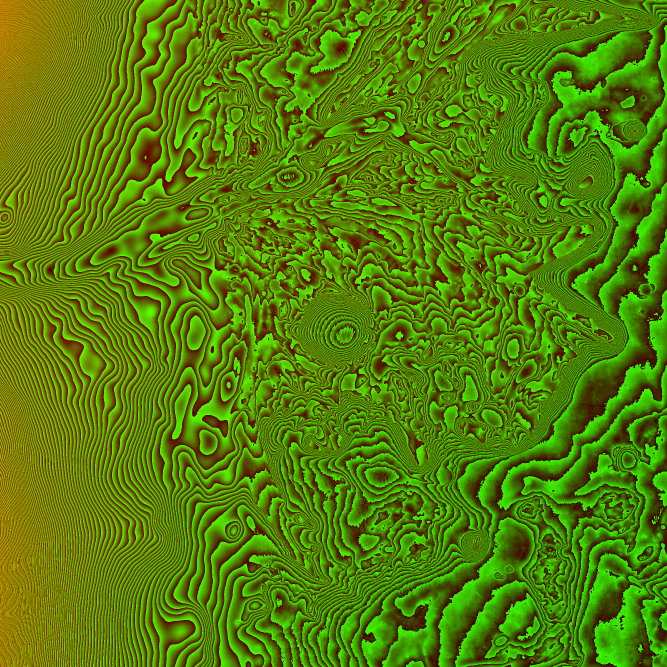
#> input picture rover/dtm/belva_area_4m.png, 2000 x 2000 px, given in place of belva_area_4m.png_site_1m.png, which was not available (shown at 1/3 size)
$ python deshade.py ../../rover/dtm/belva_area_4m.png
#> lines starting #> are read from the running program, lines starting #| are printed output that depends on the picture; pictures that were not available may be replaced by others from this repository, and a replacement may not be noted
# Take the sunlight out of the rover levels' HiRISE pictures.
#
#   python3 src/jezero-crater/deshade.py y2022 y2023 ...      (after site.py; run once per fresh picture)
#
# An orbital picture is the ground's colour times the light of the afternoon it was taken:
# the sunward side of every ripple and dune is bright and the far side dark. The game lights
# its own relief with its own Sun, so the baked-in shading reads as dark smears painted on
# the ground, in places where the game's light does not put them. Here the shading is fitted
# from the elevation (brightness against east and south slope, on detail finer than ~40 m so
# real light and dark ground does not skew it) and divided out, leaving the albedo: dark sand,
# pale bedrock. Writes rover/img/NAME_hr.jpg and NAME_area.jpg in place; the originals come
# from site.py.
import sys
import numpy as np
from PIL import Image
from scipy import ndimage

def load_dtm(path):
  d = np.asarray(Image.open(path).convert('RGB'), np.float64)
  return (d[..., 0] * 256 + d[..., 1]) / 50 - 300

def heights(site, area, X, Z):                  # as dtmRaw in terrain.js, landing frame, metres of Mars
  far = ndimage.map_coordinates(area, [(Z + 4000) / 4 - .5, (X + 4000) / 4 - .5], order=1, mode='nearest')
  m = np.maximum(np.abs(X), np.abs(Z))
  near = ndimage.map_coordinates(site, [Z + 599.5, X + 599.5], order=1, mode='nearest')
  t = np.clip((m - 540) / 58, 0, 1); t = t * t * (3 - 2 * t)
  return np.where(m >= 598, far, near + (far - near) * t)

def deshade(path, site, area, px):
  img = np.asarray(Image.open(path).convert('RGB'), np.float64)
  n = img.shape[0]
  c = (np.arange(n) - (n - 1) / 2) * px
  X, Z = np.meshgrid(c, c)                      # columns east, rows south, as the shader reads it
  h = ndimage.gaussian_filter(heights(site, area, X, Z), 1.0)
  gz, gx = np.gradient(h, px)
  L = np.log(np.maximum(4, img @ [0.3, 0.55, 0.15]))
  hp = lambda a: a - ndimage.gaussian_filter(a, 40 / px)
  ok = (img.max(-1) > 12) & (img.min(-1) < 250)
  A = np.stack([hp(gx)[ok], hp(gz)[ok]], 1); y = hp(L)[ok]
  (b, cz), *_ = np.linalg.lstsq(A, y, rcond=None)
  S = np.clip(b * gx + cz * gz, -0.8, 0.8)
  r2 = 1 - np.var(y - A @ [b, cz]) / np.var(y)
  az = np.degrees(np.arctan2(-b, cz)) % 360     # brightest-facing direction, clockwise from north (south = +z)
  print(f'{path}: lit from {az:.0f}°, shading explains {100 * r2:.0f}% of the fine light and dark', '' if r2 > 0.05 else '(left as it is)')
  if r2 <= 0.05: return                         # heights too coarse to see the shading (the CTX levels): not worth a re-encode
  out = np.clip(img * np.exp(-S)[..., None], 0, 255)
  Image.fromarray(out.round().astype(np.uint8)).save(path, quality=90)

for name in sys.argv[1:]:
  site, area = load_dtm(f'rover/dtm/{name}_site_1m.png'), load_dtm(f'rover/dtm/{name}_area_4m.png')
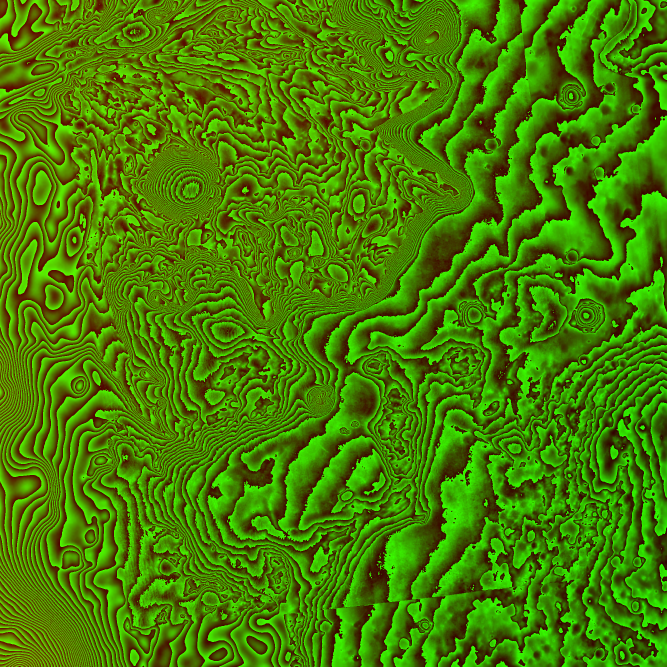
#> input picture rover/dtm/y2022_area_4m.png, 2000 x 2000 px, given in place of belva_area_4m.png_area_4m.png, which was not available (shown at 1/3 size)
  deshade(f'rover/img/{name}_hr.jpg', site, area, 1.)
#> in heights, `t = np.clip((m - 540) / 58, 0, 1)`:
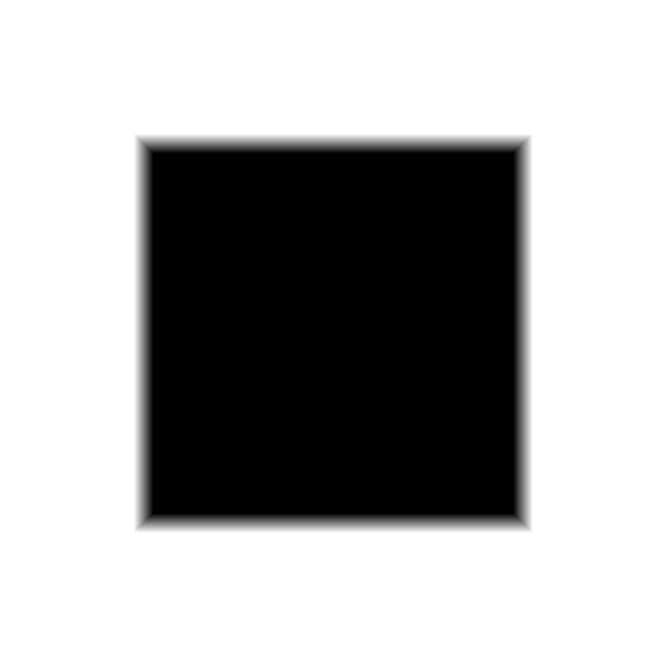
#> t: shape (2000, 2000) float64 (shown at 1/3 size); min 0, max 1, mean 0.676
#> in heights, `return np.where(m >= 598, far, near + (far - near) * t)`:
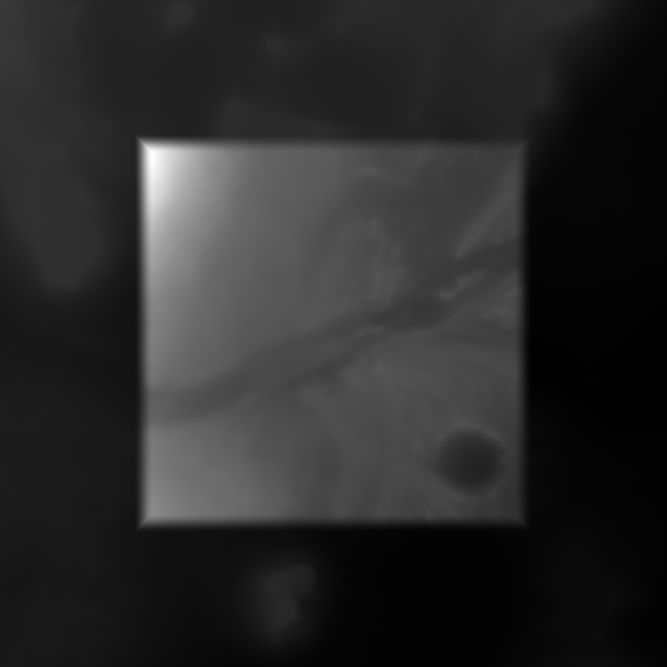
#> returned value: shape (2000, 2000) float64 (shown at 1/3 size); min 7.71, max 546.5, mean 97.8; drawn with min black and max white
#> in deshade, `gz, gx = np.gradient(h, px)`:
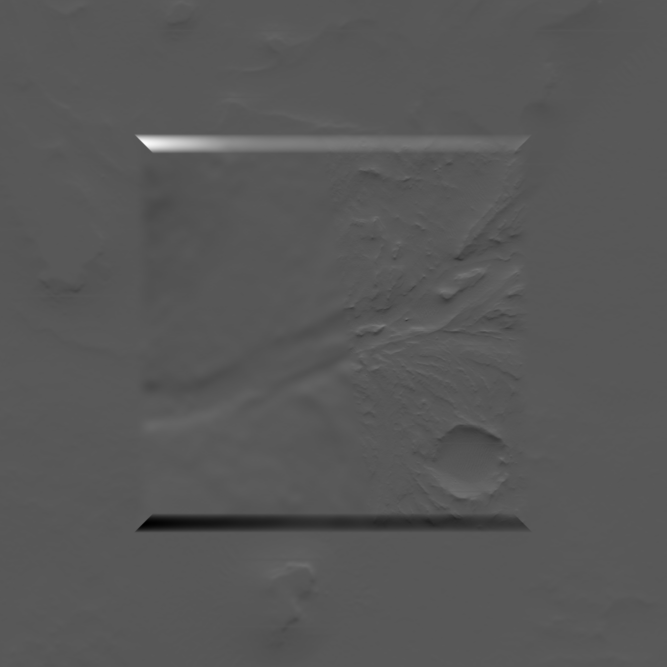
#> gz: shape (2000, 2000) float64 (shown at 1/3 size); min -6.87, max 12.94, mean -0.0298; drawn with min black and max white
#> in deshade, `gz, gx = np.gradient(h, px)`:
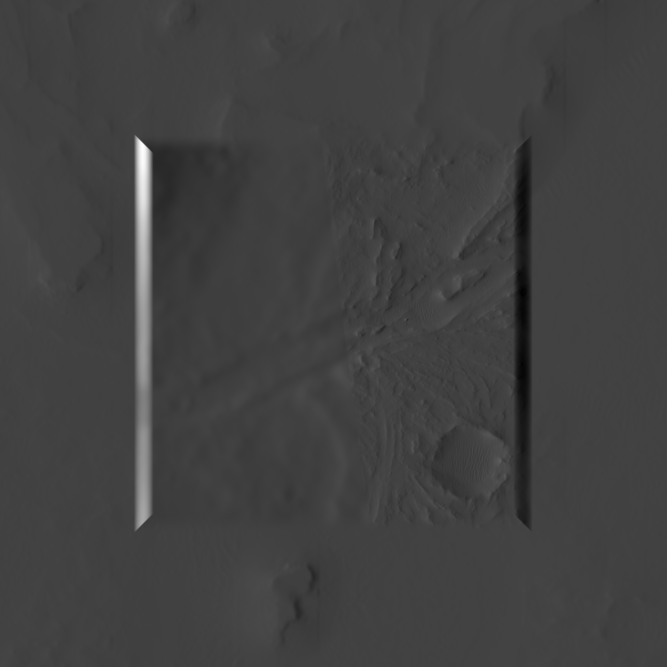
#> gx: shape (2000, 2000) float64 (shown at 1/3 size); min -4.41, max 12.57, mean -0.0324; drawn with min black and max white
#> in deshade, `L = np.log(np.maximum(4, img @ [0.3, 0.55, 0.15]))`:
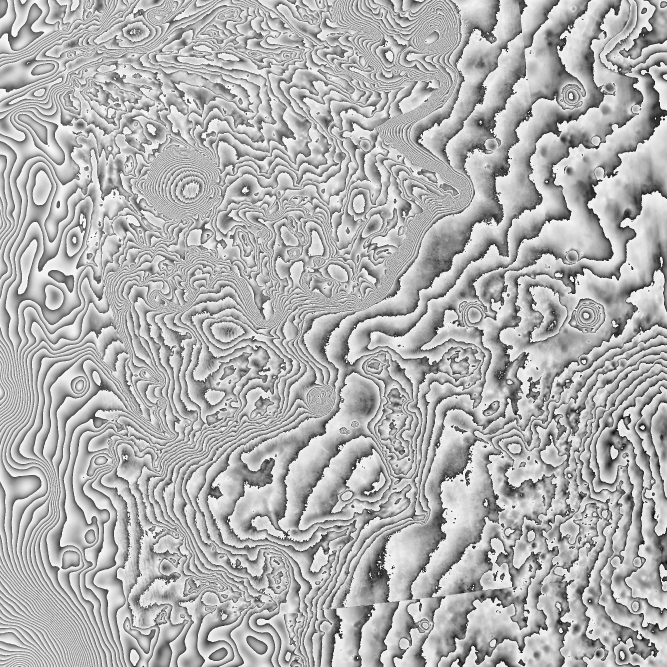
#> L: shape (2000, 2000) float64 (shown at 1/3 size); min 2.62, max 5.15, mean 4.38; drawn with min black and max white
#> in deshade, `ok = (img.max(-1) > 12) & (img.min(-1) < 250)`: ok: shape (2000, 2000) bool; every value is 1
#> in deshade, `A = np.stack([hp(gx)[ok], hp(gz)[ok]], 1)`: A = 4000000 pairs, first value -3.78 to 10.52, second value -5.65 to 10.72
#> in deshade, `(b, cz), *_ = np.linalg.lstsq(A, y, rcond=None)`: b = -0.00333; cz = 0.000622
#> in deshade, `S = np.clip(b * gx + cz * gz, -0.8, 0.8)`:
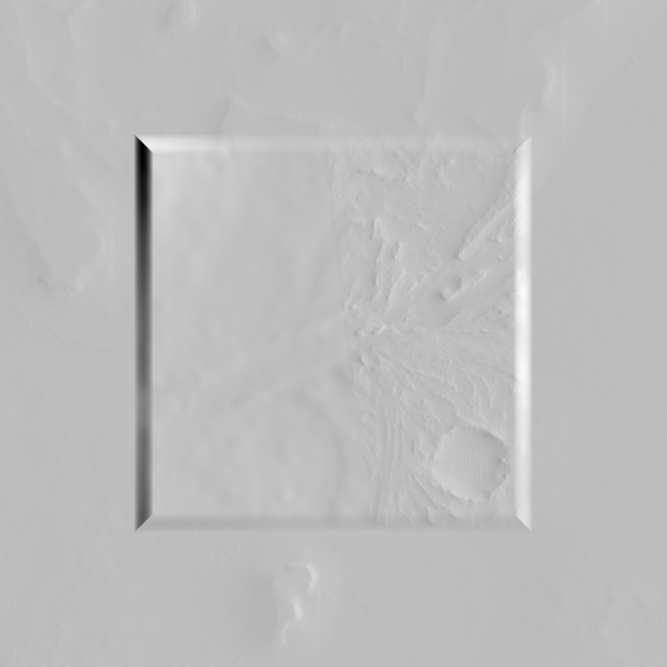
#> S: shape (2000, 2000) float64 (shown at 1/3 size); min -0.042, max 0.0147, mean 8.93e-05; drawn with min black and max white
#> in deshade, `r2 = 1 - np.var(y - A @ [b, cz]) / np.var(y)`: r2 = 1.3e-05
#> in deshade, `az = np.degrees(np.arctan2(-b, cz)) % 360`: az = 79.42
#| rover/img/../../rover/dtm/belva_area_4m.png_hr.jpg: lit from 79°, shading explains 0% of the fine light and dark (left as it is)
  deshade(f'rover/img/{name}_area.jpg', site, area, 4.)
#> (the run stopped early here; a loop or call above may not have finished)
